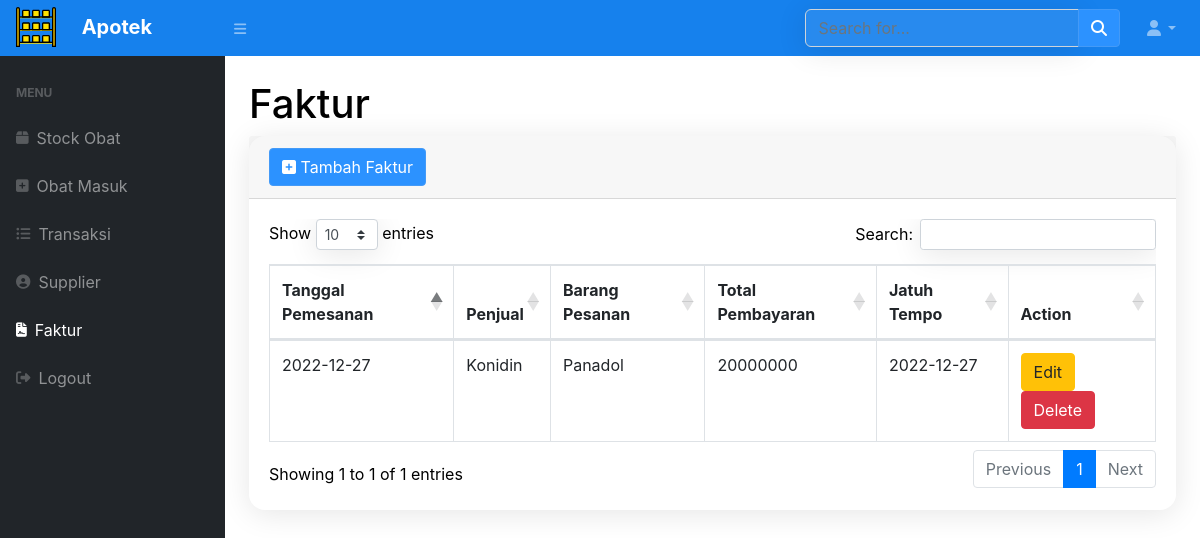
Page /faktur.php (signed in) on the committed database.
### tables this page shows
CREATE TABLE `faktur` (
  `id_faktur` int NOT NULL,
  `tanggal` date NOT NULL,
  `penjual` varchar(100) NOT NULL,
  `pesanan` text NOT NULL,
  `total_pembayaran` int NOT NULL,
  `jatuh_tempo` date NOT NULL
);

### faktur.php (the view, shortened to what this page needs)
<?php
require 'function.php';
include 'head.php';
?>
<body class="sb-nav-fixed">
    <?php include 'nav.php'?>
    <div id="layoutSidenav_content">
                <main>
                    <div class="container-fluid">
                        <h1 class="mt-4">Faktur</h1>
                        <div class="card mb-4">
                            <div class="card-header">
                            <button type="button" class="btn btn-primary" data-toggle="modal" data-target="#myModal">
                                <i class="fa fa-plus-square"></i> Tambah Faktur
                                </button>
                            </div>
                            <div class="card-body">
                                <div class="table-responsive">
                                    <table class="table table-bordered" id="dataTable" width="100%" cellspacing="0">
                                        <thead>
                                            <tr>
                                                <th>Tanggal Pemesanan</th>
                                                <th>Penjual</th>
                                                <th>Barang Pesanan</th>
                                                <th>Total Pembayaran</th>
                                                <th>Jatuh Tempo</th>
                                                <th>Action</th>
                                            </tr>
                                        </thead>
                                        <tbody>
                                            <?php
                                                $ambilsemuadatastock = mysqli_query($conn,"SELECT * FROM faktur");
                                                while($data=mysqli_fetch_array($ambilsemuadatastock)){
                                                    $id_faktur = $data['id_faktur'];
                                                    $tanggal_pemesanan = $data['tanggal'];
                                                    $penjual = $data['penjual'];
                                                    $barang_pesanan = $data['pesanan'];
                                                    $total_pembayaran = $data['total_pembayaran'];
                                                    $jatuh_tempo = $data['jatuh_tempo'];
                                            ?>
                                                <tr>
                                                    <td><?=$tanggal_pemesanan?></td>
                                                    <td><?=$penjual?></td>
                                                    <td><?=$barang_pesanan?></td>
                                                    <td><?=$total_pembayaran?></td>
                                                    <td><?=$jatuh_tempo?></td>
                                                    <td><button type="button" class="btn btn-warning" data-toggle="modal" data-target="#edit<?=$id_faktur;?>">Edit</button>
                                                    <button type="button" class="btn btn-danger" data-toggle="modal" data-target="#delete<?=$id_faktur;?>">Delete</button>
                                                    </td>
                                                </tr>
                                            <?php
                                                };
                                            ?>
                                        </tbody>
                                    </table>
                                </div>
                            </div>
                        </div>
                    </div>
                </main>
            </div>
        </div>
    </body>
</html>
</body>

### rows in the picture
faktur: tanggal "2022-12-27", penjual "Konidin", pesanan "Panadol", total_pembayaran "20000000", jatuh_tempo "2022-12-27"
